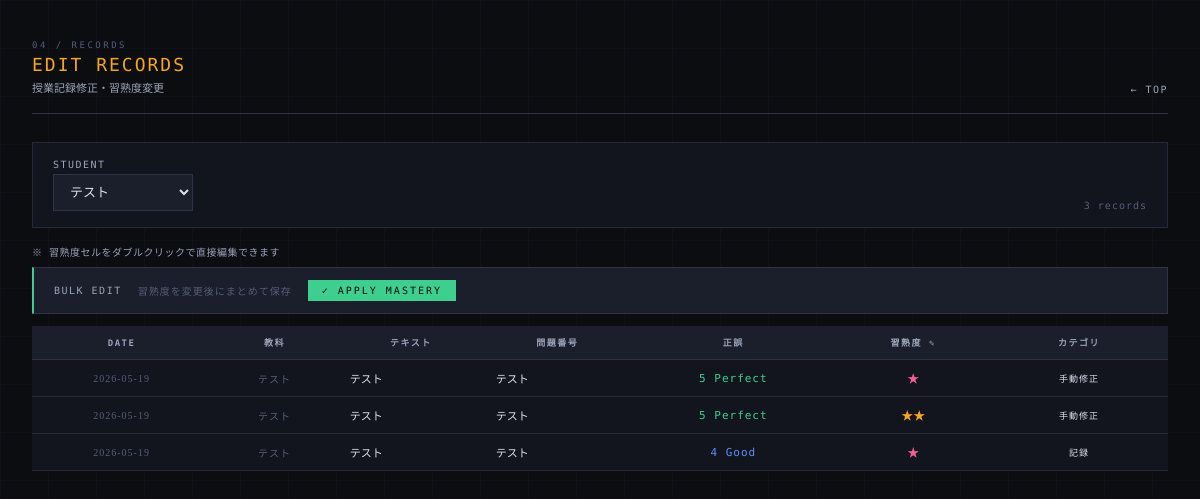
/record/list, run on the app's committed database.
### tables this page shows
CREATE TABLE history (
            history_id INTEGER PRIMARY KEY AUTOINCREMENT,
            student_id TEXT NOT NULL,
            problem_id INTEGER NOT NULL,
            date TEXT NOT NULL,
            correct INTEGER NOT NULL,
            mastery INTEGER NOT NULL,
            category TEXT NOT NULL, score INTEGER DEFAULT 5,
            FOREIGN KEY (student_id) REFERENCES students(student_id),
            FOREIGN KEY (problem_id) REFERENCES problems(problem_id)
        );

CREATE TABLE problems (
            problem_id INTEGER PRIMARY KEY AUTOINCREMENT,
            subject TEXT NOT NULL,
            textbook TEXT NOT NULL,
            problem_number TEXT NOT NULL,
            importance TEXT NOT NULL,
            type TEXT NOT NULL
        , instruction TEXT, difficulty INTEGER DEFAULT 3, review_value INTEGER DEFAULT 3, estimated_minutes INTEGER DEFAULT 15, textbook_id INTEGER, section_id INTEGER, order_in_textbook INTEGER, total_minutes INTEGER DEFAULT NULL);

### app.py (the view)
@app.route("/record/list")
def record_list():
    conn = get_connection()
    c = conn.cursor()
    c.execute("SELECT * FROM students ORDER BY student_id")
    students = c.fetchall()
    student_id = request.args.get("student_id",
                  students[0]["student_id"] if students else None)
    records = []
    if student_id:
        c.execute("""
            SELECT h.history_id, h.date, h.correct, h.mastery, h.category,
               h.score,
                   p.subject, p.textbook, p.problem_number
            FROM history h
            JOIN problems p ON h.problem_id = p.problem_id
            WHERE h.student_id = ?
            ORDER BY h.date DESC, h.history_id DESC
            LIMIT 100
        """, (student_id,))
        records = c.fetchall()
    conn.close()
    return render_template("record_list.html", students=students,
                           records=records, selected_student=student_id)

### database.py (called while the page is built)
def get_connection():
    conn = sqlite3.connect(DB_PATH)
    conn.row_factory = sqlite3.Row
    return conn

### templates/record_list.html (shortened to what this page needs)
<!DOCTYPE html>
<html lang="ja">
<head>
</head>
<body>
<div class="container">
  <div class="page-header fade-in">
    <div>
      <div class="page-label">04 / Records</div>
      <div class="page-title" style="color:#f5a623;">Edit Records</div>
      <div class="page-title-ja">授業記録修正・習熟度変更</div>
    </div>
    <a class="page-header-back" href="/">TOP</a>
  </div>
  <div class="filter-bar fade-in">
    <form method="GET" style="display:contents;">
      <div>
        <label>Student</label>
        <select name="student_id" onchange="this.form.submit()" style="min-width:140px;">
          {%- for s in students %}
          <option value="{{ s.student_id }}"
            {%- if s.student_id == selected_student %} selected{%- endif %}>
            {{ s.name }}
          </option>
          {%- endfor %}
        </select>
      </div>
    </form>
    <span class="meta-text" style="margin-left:auto;">{{ records|length }} records</span>
  </div>
  <div style="font-family:'DM Mono',monospace;font-size:10px;color:var(--text-muted);
    margin-bottom:8px;letter-spacing:0.5px;">
    ※ 習熟度セルをダブルクリックで直接編集できます
  </div>
  <div class="bulk-bar fade-in">
    <span class="bulk-label">Bulk Edit</span>
    <span class="meta-text">習熟度を変更後にまとめて保存</span>
    <button class="btn btn-success btn-sm" onclick="bulkUpdateMastery()">✓ Apply Mastery</button>
  </div>
  <div class="fade-in" style="overflow-x:auto;">
  <table class="data-table">
    <thead>
      <tr>
        <th>Date</th><th>教科</th><th>テキスト</th><th>問題番号</th>
        <th>正誤</th><th title="ダブルクリックで編集">習熟度 ✎</th><th>カテゴリ</th>
      </tr>
    </thead>
    <tbody>
    {%- for r in records %}
    <tr id="hrow-{{ r.history_id }}">
      <td class="meta-text" style="white-space:nowrap;">{{ r.date }}</td>
      <td class="meta-text">{{ r.subject }}</td>
      <td class="left" style="font-size:11px;max-width:160px;overflow:hidden;text-overflow:ellipsis;white-space:nowrap;">
        {{ r.textbook }}
      </td>
      <td class="left" style="font-size:11px;max-width:180px;overflow:hidden;text-overflow:ellipsis;white-space:nowrap;">
        {{ r.problem_number }}
      </td>
      <td>
        {%- set sc = r.score if r.score else (5 if r.correct == 1 else 1) %}
        {%- if sc == 5 %}
        <span style="color:var(--green);font-family:'DM Mono',monospace;font-size:11px;letter-spacing:1px;">5 Perfect</span>
        {%- elif sc == 4 %}
        <span style="color:var(--blue);font-family:'DM Mono',monospace;font-size:11px;letter-spacing:1px;">4 Good</span>
        {%- elif sc == 3 %}
        <span style="color:var(--amber);font-family:'DM Mono',monospace;font-size:11px;letter-spacing:1px;">3 Review</span>
        {%- elif sc == 2 %}
        <span style="color:var(--rose);font-family:'DM Mono',monospace;font-size:11px;letter-spacing:1px;">2 Retry</span>
        {%- else %}
        <span style="color:var(--red);font-family:'DM Mono',monospace;font-size:11px;letter-spacing:1px;">1 Failed</span>
        {%- endif %}
      </td>
      <td class="mastery-cell" data-id="{{ r.history_id }}" data-mastery="{{ r.mastery }}">
        {%- set m = r.mastery %}
        <span class="editable mastery-{{ m }}"
          ondblclick="startMasteryEdit(this, {{ r.history_id }}, {{ m }})">
          {{ '★' * m }}
        </span>
      </td>
      <td>
        <span class="badge badge-{{ r.category or '' }}">{{ r.category or '—' }}</span>
      </td>
    </tr>
    {%- endfor %}
    </tbody>
  </table>
  </div>
</div>
</body>
</html>

### templates/record_list.html (style rules this page uses)
:root { --bg: #0c0d11; --surface: #13151e; --surface2: #1b1e2b; --surface3: #222536; --border: #252838; --border-light: #2f3347; --text: #dde1ec; --text-muted: #9aa3b8; --text-dim: #555d7a; --blue: #5b8ff9; --green: #3ecf8e; --amber: #f5a623; --rose: #f06292; --red: #ef4444; --blue-bg: rgba(91,143,249,0.10); --green-bg: rgba(62,207,142,0.10); --amber-bg: rgba(245,166,35,0.10); --rose-bg: rgba(240,98,146,0.10); }
*, *::before, *::after { margin:0; padding:0; box-sizing:border-box; }
body { font-family: 'Noto Serif JP', serif; background: var(--bg); color: var(--text); min-height: 100vh; padding: 40px 32px 80px; -webkit-font-smoothing: antialiased; }
body::after { content: ''; position: fixed; inset: 0; background-image: linear-gradient(var(--border) 1px, transparent 1px), linear-gradient(90deg, var(--border) 1px, transparent 1px); background-size: 48px 48px; opacity: 0.15; pointer-events: none; z-index: 0; }
.container { max-width:1200px; margin:0 auto; position:relative; z-index:1; }
.page-header { display:flex; align-items:flex-end; justify-content:space-between; margin-bottom:28px; padding-bottom:18px; border-bottom:1px solid var(--border-light); }
.page-label { font-family:'DM Mono',monospace; font-size:9px; letter-spacing:2.5px; text-transform:uppercase; color:var(--text-dim); margin-bottom:4px; }
.page-title { font-family:'DM Mono',monospace; font-weight:500; font-size:18px; letter-spacing:2px; text-transform:uppercase; }
.page-title-ja { font-family:'Noto Serif JP',serif; font-weight:300; font-size:11px; color:var(--text-muted); margin-top:4px; }
.page-header-back { font-family:'DM Mono',monospace; font-size:10px; color:var(--text-muted); letter-spacing:1.5px; text-decoration:none; transition:color 0.15s; }
.page-header-back::before { content:'← '; }
label { display:block; font-family:'DM Mono',monospace; font-size:10px; letter-spacing:1.5px; text-transform:uppercase; color:var(--text-muted); margin-bottom:6px; margin-top:16px; }
label:first-child { margin-top:0; }
input[type="text"], input[type="date"], input[type="number"], select, textarea { width:100%; padding:9px 12px; background:var(--surface2); border:1px solid var(--border-light); color:var(--text); font-family:'Noto Serif JP',serif; font-size:13px; outline:none; transition:border-color 0.15s; }
select option { background:var(--surface2); }
.btn { font-family:'DM Mono',monospace; font-size:11px; letter-spacing:2px; text-transform:uppercase; padding:10px 24px; border:none; cursor:pointer; transition:all 0.15s; display:inline-flex; align-items:center; gap:8px; }
.btn-success { background:var(--green); color:#0c0d11; }
.btn-sm { padding:5px 14px; font-size:10px; }
.data-table { width:100%; border-collapse:collapse; background:var(--surface); font-size:12px; }
.data-table th { background:var(--surface2); color:var(--text-muted); font-family:'DM Mono',monospace; font-size:9px; letter-spacing:1.5px; text-transform:uppercase; padding:10px 12px; text-align:center; border-bottom:1px solid var(--border-light); white-space:nowrap; }
.data-table td { padding:9px 12px; border-bottom:1px solid var(--border); text-align:center; vertical-align:middle; font-family:'Noto Serif JP',serif; }
.data-table td.left { text-align:left; }
.badge { font-family:'DM Mono',monospace; font-size:9px; letter-spacing:1px; padding:2px 8px; display:inline-block; }
.filter-bar { background:var(--surface); border:1px solid var(--border); padding:16px 20px; margin-bottom:16px; display:flex; gap:16px; align-items:flex-end; flex-wrap:wrap; }
.filter-bar label { margin:0 0 4px 0; }
.filter-bar select, .filter-bar input { width:auto; }
.bulk-bar { background:var(--surface2); border:1px solid var(--border-light); border-left:2px solid var(--green); padding:12px 20px; margin-bottom:12px; display:flex; align-items:center; gap:16px; }
.bulk-label { font-family:'DM Mono',monospace; font-size:10px; letter-spacing:1.5px; text-transform:uppercase; color:var(--text-muted); }
.meta-text { font-family:'DM Mono',monospace; font-size:10px; color:var(--text-dim); letter-spacing:1px; }
.mastery-1 { color:var(--rose); }
.mastery-2 { color:var(--amber); }
.fade-in { animation:fadeIn 0.3s ease both; }
.editable { cursor:pointer; padding:2px 6px; border-radius:2px; transition:background 0.12s; }

### data on the page
history: date "2026-05-19", subject "テスト", textbook "テスト", problem_number "テスト", shows "5 Perfect", value "★", category "手動修正"
history: date "2026-05-19", subject "テスト", textbook "テスト", problem_number "テスト", shows "5 Perfect", value "★★", category "手動修正"
history: date "2026-05-19", subject "テスト", textbook "テスト", problem_number "テスト", shows "4 Good", value "★", category "記録"

### other printed values
{{ records|length }} "3"
form field student_id "テスト"
